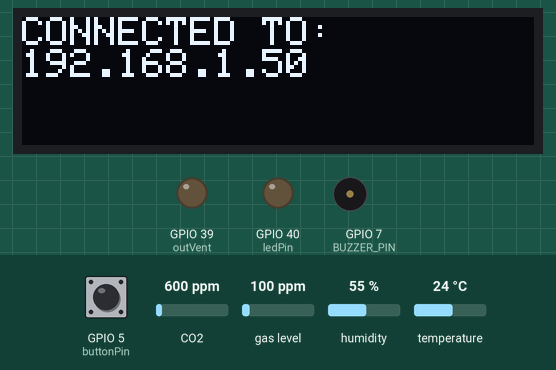
Bench run of a sketch on a simulated ESP32-S3. Parts: 128×32 one-colour display, output pins drawn as LEDs (lit = HIGH), buzzer (waves = sounding, pin HIGH). Inputs (shaded band) come from the test bench; at power-on: GPIO 5 (buttonPin) HIGH, humidity 55 %, CO2 600 ppm, gas level 100 ppm, temperature 24 °C. WiFi joins after 1.5 s; servers stay silent unless stated; the Firebase database answers and starts empty; what the sketch prints to the serial monitor is not drawn.

Above: at 7.8 s.
7.9 s: GPIO 5 (buttonPin) pulled LOW for 0.15 s
At 8.9 s:
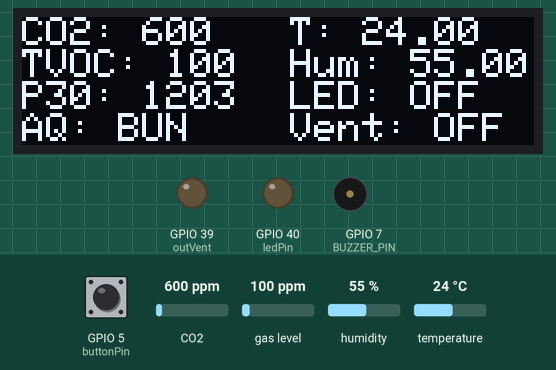
11.0 s: humidity set to 89 %
At 13.1 s:
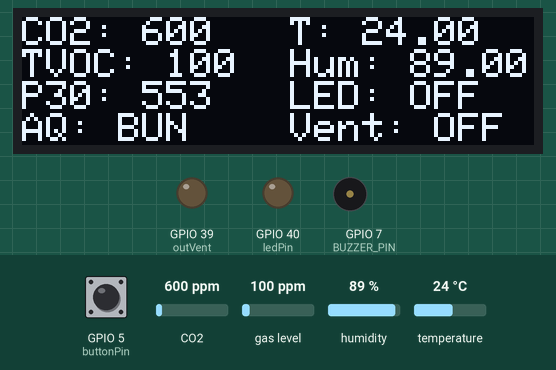
13.4 s: humidity set to 92 %
At 14.49 s:
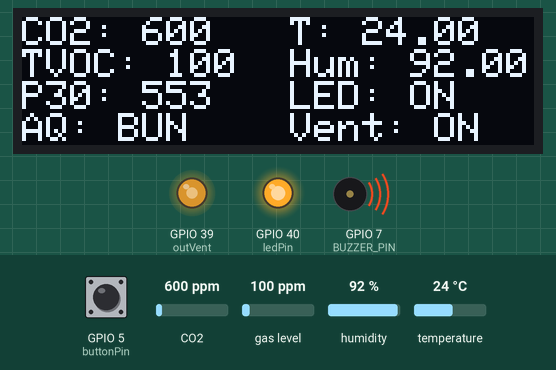
16.1 s: CO2 set to 779 ppm
At 18.7 s:
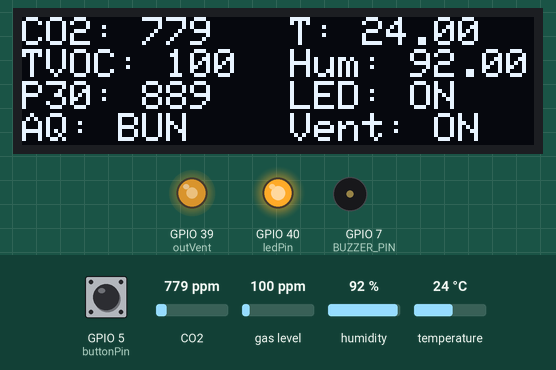
19.1 s: CO2 set to 847 ppm
At 21.3 s:
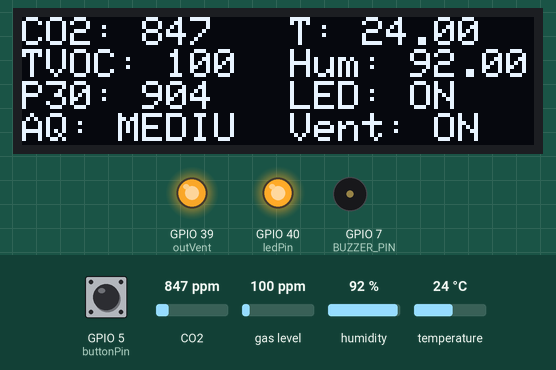
22.1 s: CO2 set to 1174 ppm
At 24.9 s:
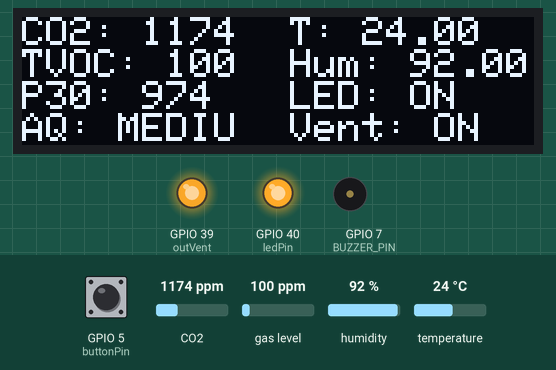
25.1 s: CO2 set to 1245 ppm
Timing chart, 0 to 28.1 s (numbered marks = the images above; inputs shaded):
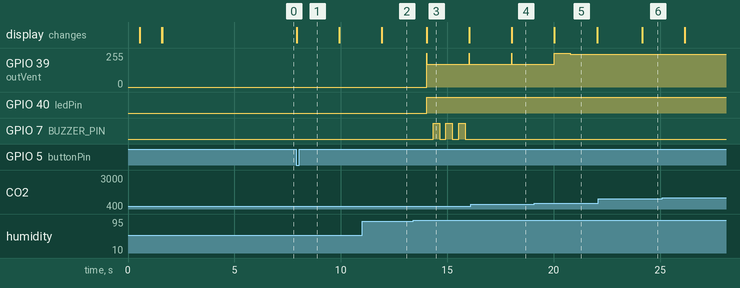

The sketch:

sketch_jun2a.ino
```cpp
#include <WiFi.h>
#include <WebServer.h>
#include <EEPROM.h>
#include "DHT.h"

#include <Wire.h>
#include <Adafruit_GFX.h>
#include <Adafruit_SSD1306.h>
#include "Adafruit_CCS811.h"

#include <Firebase_ESP_Client.h>

/* WIFI */
#define WIFI_SSID "RedmiNote14Pro5G"
#define WIFI_PASSWORD "i782af2mwjufggq"

/* FIREBASE */
#define API_KEY "AIzaSyDBtlip8qmHek6KQ0HIMJVP248k6_7YgL8"
#define DATABASE_URL "https://monitorizare-calitate-ae-bfdcf-default-rtdb.europe-west1.firebasedatabase.app/"

#define USER_EMAIL "licamihai1@gmail.com"
#define USER_PASSWORD "genius72"

FirebaseData fbdo;
FirebaseAuth auth;
FirebaseConfig config;

//buzzer
#define BUZZER_PIN  7

//float maxHumidity = 65;  // praguri
//int maxCO2 = 1500;
// variabile stare
bool alertTriggered = false;
bool beepActive = false;
int beepCount = 0;
unsigned long previousMillis = 0;
const int beepInterval = 300; // ms (durata ON/OFF)

/* SERVER */
WebServer server(80);

/* DHT */
#define DHTPIN 6
#define DHTTYPE DHT22
DHT dht(DHTPIN, DHTTYPE);

/* OLED */
#define SCREEN_WIDTH 128
#define SCREEN_HEIGHT 32
#define OLED_ADDR 0x3C
Adafruit_SSD1306 display(SCREEN_WIDTH, SCREEN_HEIGHT, &Wire, -1);
bool OledState = true;
String ledStatus = "OFF";       // pentru afișare pe OLED
String ventStatus = "OFF";      // pentru afișare pe OLED


/* CCS811 */
Adafruit_CCS811 ccs;

/* BUTTON */
const int buttonPin = 5;
bool systemState = false;
bool lastButton = HIGH;


/* VALORI */
float temperature = 0;
float humidity = 0;
int eco2 = 0;
int tvoc = 0;

// state machine
enum AirState {
  IDLE,
  ABCDE,
  OCCUPIED,
  HIGH_VOC_EVENT,
  HUMID_EVENT,
  VENTILATING
};

AirState airState = IDLE;


String airStateToString(AirState state) {
  switch(state) {
    case IDLE: return "IDLE";
    case OCCUPIED: return "OCCUPIED";
    case HIGH_VOC_EVENT: return "HIGH_VOC_EVENT";
    case HUMID_EVENT: return "HUMID_EVENT";
    case VENTILATING: return "VENTILATING";
    default: return "UNKNOWN";
  }
}

// rate
float prevCO2 = 0, prevTVOC = 0, prevHum = 0;
float dCO2 = 0, dTVOC = 0, dHUM = 0;

// model
float predictedCO2 = 0;
float CO2_out = 420;
float G_act = 0;
float K_vent = 0.02;

// predictii
int predCO2_10 = 0;
int predCO2_20 = 0;
int predCO2_30 = 0;

// calitate aer
String airQuality = "OK";

unsigned long lastRateCalc = 0;
unsigned long lastDisplay = 0;


/* ====================== */

/* VALORI DIN FIREBASE */
int Nivel_max_CO2 = 3000; //valori initiale care se vor actualiza din Firebase
int Nivel_max_TVOC = 0;
int Nivel_max_Umid = 90; //valori initiale care se vor actualiza din Firebase
String Pornit_Vent = "";
String Pornit_LED = ""; //Adaugat pe 27. 05. 2026

unsigned long lastRead = 0;
unsigned long lastFirebase = 0;
unsigned long lastFirebaseRead = 0;
int count_send_off = 0;


volatile bool buttonPressed = false;
unsigned long lastInterruptTime = 0;

// functie btn interupt
void IRAM_ATTR handleButtonInterrupt() {
  unsigned long currentTime = millis();

  // debounce software (200 ms)
  if (currentTime - lastInterruptTime > 200) {
    buttonPressed = true;
    lastInterruptTime = currentTime;
  }
}
//LED
const int ledPin = 40;  // LED indicator CO2
bool ledState = false;  // pentru intermitent

// PWM ventilator
const int outVent = 39;
bool outVentState = false;
const int pwmChannel = 0;
const int pwmFreq = 5000;
const int pwmResolution = 8; // 0-255


/* FUNCTIE PREDICTIE */
int simulateCO2(float currentCO2, int minutes){
  float simCO2 = currentCO2;
  for(int i = 0; i < minutes; i++){
    simCO2 = simCO2 + G_act - K_vent * (simCO2 - CO2_out);
  }
  return simCO2;
}

/* WEB PAGE */
String webPage(){

  String page="<!DOCTYPE html><html><head><meta charset='UTF-8'>";

  page+="<script>";
  page+="setInterval(()=>{fetch('/data').then(r=>r.json()).then(d=>{";
  page+="document.getElementById('sys').innerText=d.system;";
  page+="document.getElementById('temp').innerText=d.temp;";
  page+="document.getElementById('hum').innerText=d.hum;";
  page+="document.getElementById('co2').innerText=d.co2;";
  page+="document.getElementById('tvoc').innerText=d.tvoc;";
  page+="});},2000);";
  page+="</script>";

  page+="</head><body>";

  page+="<h1>Monitorizare aer</h1>";

  page+="Sistem: <b id='sys'>-</b><br>";
  page+="Temperatura: <b id='temp'>-</b> C<br>";
  page+="Umiditate: <b id='hum'>-</b> %<br>";
  page+="CO2: <b id='co2'>-</b> ppm<br>";
  page+="TVOC: <b id='tvoc'>-</b> ppb<br>";
  page+="</body></html>";

  return page;
}

void handleRoot(){
server.send(200,"text/html",webPage());
}

void handleData(){

  String json="{";

  json+="\"system\":\""+String(systemState?"PORNIT":"OPRIT")+"\",";
  json+="\"temp\":"+String(temperature)+",";
  json+="\"hum\":"+String(humidity)+",";
  json+="\"co2\":"+String(eco2)+",";
  json+="\"tvoc\":"+String(tvoc)+",";
  json+="\"pred10\":"+String(predCO2_10)+","; //Adaugat pe 02. 06. 2026
  json+="\"pred20\":"+String(predCO2_20)+","; //Adaugat pe 02. 06. 2026
  json+="\"pred30\":"+String(predCO2_30)+",";
  json+="\"aq\":\""+airQuality+"\"";

  json+="}";

  server.send(200,"application/json",json);
}

void updateDisplay() {
  display.clearDisplay();
  display.setTextSize(1);
  display.setTextColor(SSD1306_WHITE);
  display.setCursor(0, 0);

  display.print("CO2: ");
  display.println(eco2);

  display.print("TVOC: ");
  display.println(tvoc);

  display.print("P30: ");
  display.println(predCO2_30);

  display.print("AQ: ");
  display.println(airQuality);

  display.setCursor(67, 0);
  display.print("T: ");
  display.println(temperature);

  display.setCursor(67, 8);
  display.print("Hum: ");
  display.println(humidity);

  display.setCursor(67, 16);
  display.print("LED: ");
  display.println(ledStatus);

  display.setCursor(67, 24);
  display.print("Vent: ");
  display.println(ventStatus);

  display.display();
}

//buzzer
void handleBuzzer(float humidity, int co2) {
  unsigned long currentMillis = millis();

  // verificare depășire prag
  bool conditionExceeded = (humidity > Nivel_max_Umid || co2 > Nivel_max_CO2);

  // declanșare DOAR o dată
  if (conditionExceeded && !alertTriggered) {
    beepActive = true;
    alertTriggered = true;
    beepCount = 0;
    previousMillis = currentMillis;
  }

  // reset când revine la normal
  if (!conditionExceeded) {
    alertTriggered = false;
  }

  // logica beep (3 bipuri)
  if (beepActive) {
    if (currentMillis - previousMillis >= beepInterval) {
      previousMillis = currentMillis;

      static bool buzzerState = false;
      buzzerState = !buzzerState;

      digitalWrite(BUZZER_PIN, buzzerState);

      if (!buzzerState) { // numărăm doar ciclurile complete
        beepCount++;
      }

      if (beepCount >= 3) {
        beepActive = false;
        digitalWrite(BUZZER_PIN, LOW);
      }
    }
  }
}

//PWM VENT
void controlFan(float value, float minVal, float maxVal) {
  int pwm;

  if (value <= minVal) {
    pwm = 0; // oprit
  }
  else if (value >= maxVal) {
    pwm = 255; // maxim
  }
  else {
    pwm = map(value, minVal, maxVal, 150, 255);
  }

  ledcWrite(outVent, pwm);
}

/* SETUP */
void setup(){

  Serial.begin(115200);
  attachInterrupt(digitalPinToInterrupt(buttonPin), handleButtonInterrupt, FALLING);
  Wire.begin(8,9);

  pinMode(buttonPin, INPUT_PULLUP);
  pinMode(outVent, OUTPUT);
  pinMode(BUZZER_PIN, OUTPUT);
  digitalWrite(BUZZER_PIN, LOW);


  pinMode(ledPin, OUTPUT); //LED NOTIFICARE CO2

  ledcAttach(outVent, pwmFreq, pwmResolution);

  dht.begin();

  display.begin(SSD1306_SWITCHCAPVCC, OLED_ADDR);
  display.clearDisplay();
  display.display();

  ccs.begin();

  WiFi.begin(WIFI_SSID,WIFI_PASSWORD);

  while(WiFi.status()!=WL_CONNECTED){
  delay(500);

  display.setTextSize(1);
  display.setTextColor(SSD1306_WHITE);
  display.setCursor(0, 0);

  display.print("CONNECTING TO WIFI...");
  display.display();

  Serial.print(".");
  }

  Serial.println();
  Serial.println("WiFi conectat");
  Serial.println(WiFi.localIP());

  display.clearDisplay();
  display.display();
  display.setTextSize(1);
  display.setTextColor(SSD1306_WHITE);
  display.setCursor(0, 0);
  display.print("CONNECTED TO:");
  display.println();
  display.println(WiFi.localIP());
  display.display();


  display.print("CO2: ");
  display.println(eco2);
  delay(5000);

  config.api_key = API_KEY;
  config.database_url = DATABASE_URL;

  auth.user.email = USER_EMAIL;
  auth.user.password = USER_PASSWORD;

  Firebase.begin(&config, &auth);
  Firebase.reconnectWiFi(true);

  server.on("/",handleRoot);
  server.on("/data",handleData);

  server.begin();
}

/* LOOP */

void loop(){

  server.handleClient();
  handleBuzzer(humidity, eco2);

  /* BUTTON */
  if(buttonPressed){
    buttonPressed = false;

    systemState = !systemState;
    OledState = !OledState;

    if(!systemState){
      display.clearDisplay();
      display.display();
      count_send_off=0;

      ledcWrite(outVent, 0);
      digitalWrite(ledPin, LOW);
      outVentState = false;
	  ledState = false;//Adaugat pe 27. 05. 2026
     if (count_send_off == 0){
        Firebase.RTDB.setFloat(&fbdo,"/Sistem/temperatura",temperature);
        Firebase.RTDB.setFloat(&fbdo,"/Sistem/umiditate",humidity);
        Firebase.RTDB.setFloat(&fbdo,"/Sistem/eco2",eco2);
        Firebase.RTDB.setFloat(&fbdo,"/Sistem/tvoc",tvoc);
        Firebase.RTDB.setBool(&fbdo,"/Sistem/ventilator",outVentState);
		Firebase.RTDB.setBool(&fbdo,"/Sistem/led",ledState);//Adaugat pe 27. 05. 2026
        Firebase.RTDB.setBool(&fbdo,"/Sistem/sistem",systemState);
        Firebase.RTDB.setBool(&fbdo,"/Sistem/oled",OledState);
        count_send_off++;
      }

    }
  }

  /* SISTEM PORNIT */
  if(systemState && millis()-lastRead>2000){

    lastRead = millis();
    float t = dht.readTemperature();
    float h = dht.readHumidity();
    if(!isnan(t)&&!isnan(h)){
      temperature=t;
      humidity=h;
    }


    if(ccs.available()){
      if(!ccs.readData()){
        eco2 = ccs.geteCO2();
        tvoc = ccs.getTVOC();
      }
    }
    /* RATE */
    if(millis() - lastRateCalc > 1000){
      lastRateCalc = millis();

      dCO2 = eco2 - prevCO2;
      dTVOC = tvoc - prevTVOC;
      dHUM = humidity - prevHum;

      prevCO2 = eco2;
      prevTVOC = tvoc;
      prevHum = humidity;
    }

    /* STATE */
    if(dCO2 > 10) airState = OCCUPIED;
    else if(dTVOC > 20) airState = HIGH_VOC_EVENT;
    else if(dHUM > 3) airState = HUMID_EVENT;
    else if(outVentState) airState = VENTILATING;
    else airState = IDLE;

    /* MODEL */
    switch(airState){
      case OCCUPIED: G_act = 25; break;
      case HIGH_VOC_EVENT: G_act = 5; break;
      default: G_act = 0; break;
    }

    K_vent = outVentState ? 0.05 : 0.01;
    predictedCO2 = eco2 + G_act - K_vent * (eco2 - CO2_out);

    /* PREDICTII */
    predCO2_10 = simulateCO2(eco2, 10);
    predCO2_20 = simulateCO2(eco2, 20);
    predCO2_30 = simulateCO2(eco2, 30);

    /* CALITATE AER */
    if(eco2 > 1200) airQuality = "PROST";
    else if(eco2 > 800 ) airQuality = "MEDIU";
    else airQuality = "BUN";


    /* VENT */
    if(systemState && Nivel_max_CO2 > 0){
      if(eco2 >= Nivel_max_CO2  || humidity > Nivel_max_Umid){


         //ledcWrite(outVent, 255);   // am pus eu

        //const int ledPin = 40;
        digitalWrite(ledPin, HIGH);// led Avertizare D40
        controlFan(eco2,Nivel_max_CO2,3000);
        digitalWrite(outVent, HIGH);  //pornim vent D39
        outVentState = true;
        ledState = true;
        ledStatus = "ON";       // pentru afișare pe OLED
        ventStatus = "ON";

      }
      else {


        //ledcWrite(outVent, 0);   //   am pus eu

        outVentState = false;
        ledState = false;
        digitalWrite(outVent, LOW);
        digitalWrite(ledPin, LOW);
        ledStatus = "OFF";       // pentru afișare pe OLED
        ventStatus = "OFF";
      }

    }
      /* OLED */
    updateDisplay();


    /* FIREBASE */
    //trimitere date
    if((millis() - lastFirebase) > 10000){

      lastFirebase = millis();

      Firebase.RTDB.setFloat(&fbdo,"/Sistem/temperatura",temperature);
      Firebase.RTDB.setFloat(&fbdo,"/Sistem/umiditate",humidity);
      Firebase.RTDB.setFloat(&fbdo,"/Sistem/eco2",eco2);
      Firebase.RTDB.setFloat(&fbdo,"/Sistem/tvoc",tvoc);
      Firebase.RTDB.setBool(&fbdo,"/Sistem/ventilator",outVentState);
	  Firebase.RTDB.setBool(&fbdo,"/Sistem/led",ledState);//adaugat pe 27. 05. 2026
      Firebase.RTDB.setBool(&fbdo,"/Sistem/sistem",systemState);
      Firebase.RTDB.setBool(&fbdo,"/Sistem/oled",OledState);

      Firebase.RTDB.setFloat(&fbdo,"/Sistem/pred_co2",predictedCO2);
      Firebase.RTDB.setFloat(&fbdo,"/Sistem/pred_co2_10",predCO2_10);
      Firebase.RTDB.setFloat(&fbdo,"/Sistem/pred_co2_20",predCO2_20);
      Firebase.RTDB.setFloat(&fbdo,"/Sistem/pred_co2_30",predCO2_30);
      Firebase.RTDB.setString(&fbdo,"/Sistem/calitate_aer",airQuality);

      Firebase.RTDB.setString(&fbdo,"/Sistem/stare_aer",airStateToString(airState));  ////- am pus eu

    }

    /* CITIRE DIN FIREBASE */
    if(millis() - lastFirebaseRead > 20000 && systemState){
      lastFirebaseRead = millis();

      if(Firebase.RTDB.getInt(&fbdo,"/Setare_Control/Nivel_max_CO2")){
      Nivel_max_CO2 = fbdo.intData();
      }

      if(Firebase.RTDB.getInt(&fbdo,"/Setare_Control/Nivel_max_TVOC")){
      Nivel_max_TVOC = fbdo.intData();
      }

      if(Firebase.RTDB.getInt(&fbdo,"/Setare_Control/Nivel_max_Umid")){
      Nivel_max_Umid = fbdo.intData();
      }

      if(Firebase.RTDB.getString(&fbdo,"/Setare_Control/Pornit_Vent")){
      // Pornit_Vent = fbdo.stringData();
      }

	  if(Firebase.RTDB.getString(&fbdo,"/Setare_Control/Pornit_LED")){
      // Pornit_LED = fbdo.stringData();
      }//Adaugat pe 27. 05. 2026

      /* AFISARE SERIAL */
      /*
      Serial.println("---- Date citite din firebase ----");
        Serial.print("Nivel_max_CO2: ");
        Serial.println(Nivel_max_CO2);

        Serial.print("Nivel_max_TVOC: ");
        Serial.println(Nivel_max_TVOC);

        Serial.print("Nivel_max_Umid: ");
        Serial.println(Nivel_max_Umid);

        Serial.print("Pornit_Vent: ");
        Serial.println(Pornit_Vent);

		//Adaugat pe 27. 05. 2026-- De aici
		Serial.print("Pornit_LED: ");
        Serial.println(Pornit_LED);
		//Pana aici

        Serial.println("-------------------------");

      */

    }
   controlFan(humidity, Nivel_max_Umid, 100);


  }
}
```

Measured:
- the behaviour switches between 90 and 91 % on humidity (found by bisection; images 2 and 3)
- the behaviour switches between 800 and 801 ppm on CO2 (found by bisection; images 4 and 5)
- after the input at 7.9 s, the display: changes at once (image 1)
- after the input at 11.0 s, the display: changes after 0.92 s (image 2)
- after the input at 13.4 s, GPIO 39 (outVent): 0/255 → 170/255 after 0.63 s; GPIO 40 (ledPin): LOW → HIGH after 0.63 s; GPIO 7 (BUZZER_PIN): alternates HIGH for 0.30 s and LOW for 0.30 s, starting after 0.94 s; the display: changes after 0.64 s (image 3)
- after the input at 16.1 s, the display: changes after 1.9 s (image 4)
- after the input at 19.1 s, the display: changes after 0.94 s (image 5)
- after the input at 22.1 s, the display: changes after 2.1 s (image 6)
